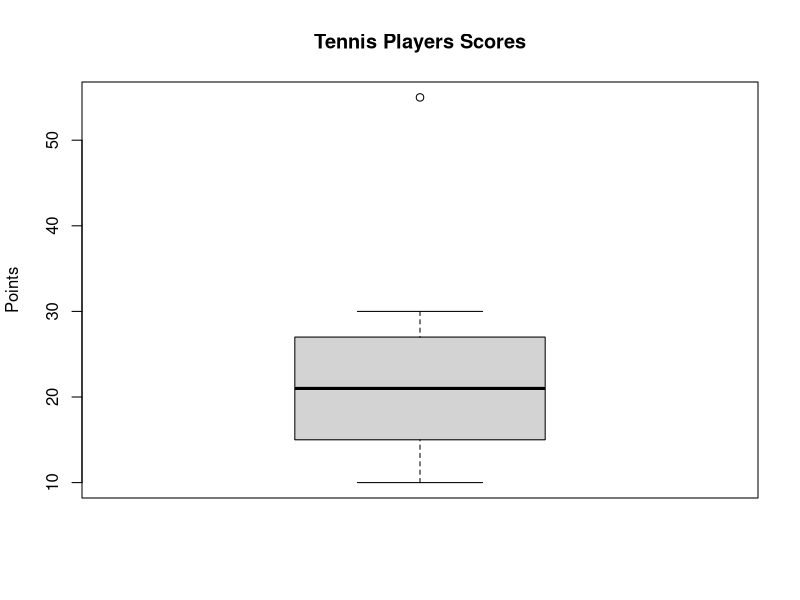

Source code (R):
scores <- c(10, 12, 15, 18, 20, 22, 25, 27, 30, 55)
boxplot(scores,
        main="Tennis Players Scores",
        ylab="Points")
